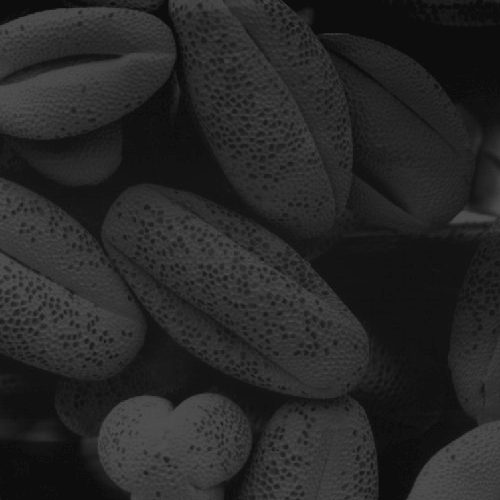
#> input picture a1images/shells.tif, 500 x 500 px, found by its file name
$ python histogram_equalization.py
#> lines starting #> are read from the running program, lines starting #| are printed output that depends on the picture
import numpy as np
import cv2
import matplotlib.pyplot as plt

def apply_histogram_equalization(image):
    """
    Perform histogram equalization on a grayscale image.

    Args:
    image: Input grayscale image

    Returns:
    equalized_image: Image after histogram equalization
    """
    # Compute the histogram of the image
    histogram, bins = np.histogram(image.flatten(), 256, [0, 256])

    # Compute the cumulative distribution function (CDF)
    cdf = histogram.cumsum()

    # Normalize the CDF to map the values between 0 and 255
    cdf_masked = np.ma.masked_equal(cdf, 0)  # Mask zeros to avoid division by zero
    cdf_normalized = (cdf_masked - cdf_masked.min()) * 255 / (cdf_masked.max() - cdf_masked.min())
    cdf = np.ma.filled(cdf_normalized, 0).astype('uint8')  # Replace masked values with zeros

    # Use the CDF as a lookup table to transform the pixel values
    equalized_image = cdf[image]

    return equalized_image

def process_histogram_equalization(image_path):
    """
    Read the image, convert to grayscale, and apply histogram equalization.

    Args:
    image_path: Path to the input image file

    Returns:
    original_image: The original grayscale image
    equalized_image: The image after histogram equalization
    original_histogram: Histogram of the original image
    """
    # Load the image and convert it to grayscale
    original_image = cv2.imread(image_path)
#> original_image is the input picture: shape (500, 500, 3); min 13, max 83, mean 38.7
    grayscale_image = cv2.cvtColor(original_image, cv2.COLOR_BGR2GRAY)

    # Apply histogram equalization
    equalized_image = apply_histogram_equalization(grayscale_image)
#> in apply_histogram_equalization, `histogram, bins = np.histogram(image.flatten(), 256, [0, 256])`: histogram = 256 values, max 17718 at index 13, min 0 at index 0, mean 976.6; bins = 257 values from 0 to 256
#> in apply_histogram_equalization, `cdf = histogram.cumsum()`: cdf = 256 values from 0 to 250000
#> in apply_histogram_equalization, `cdf = np.ma.filled(cdf_normalized, 0).astype('uint8')`: cdf = 256 values from 0 to 255
#> in apply_histogram_equalization, `equalized_image = cdf[image]`:
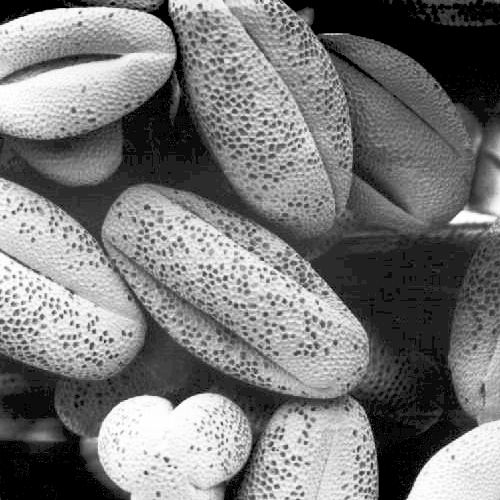
#> equalized_image: shape (500, 500); min 0, max 255, mean 120.9

    # Compute the histogram of the original image
    original_histogram, bins = np.histogram(grayscale_image.flatten(), 256, [0, 256])
#> original_histogram has the same summary as histogram in apply_histogram_equalization; bins = 257 values from 0 to 256

    return grayscale_image, equalized_image, original_histogram

def display_results(original_image, equalized_image, original_histogram):
    """
    Display the original and equalized images alongside their histograms.

    Args:
    original_image: The original grayscale image
    equalized_image: The image after histogram equalization
    original_histogram: Histogram of the original image
    """
    # Compute the histogram of the equalized image
    equalized_histogram, bins = np.histogram(equalized_image.flatten(), 256, [0, 256])

    # Plot the original and equalized images along with their histograms
    plt.figure(figsize=(12, 8))

    # Display the original image
    plt.subplot(221)
    plt.imshow(original_image, cmap='gray')
    plt.title('Original Image')
    plt.axis('off')

    # Display the histogram of the original image
    plt.subplot(222)
    plt.plot(original_histogram, color='blue')
    plt.title('Original Image Histogram')
    plt.xlim([0, 256])
    plt.xlabel('Pixel Intensity')
    plt.ylabel('Frequency')

    # Display the equalized image
    plt.subplot(223)
    plt.imshow(equalized_image, cmap='gray')
    plt.title('Equalized Image')
    plt.axis('off')

    # Display the histogram of the equalized image
    plt.subplot(224)
    plt.plot(equalized_histogram, color='green')
    plt.title('Equalized Image Histogram')
    plt.xlim([0, 256])
    plt.xlabel('Pixel Intensity')
    plt.ylabel('Frequency')

    plt.tight_layout()
    plt.show()

# Load the image in grayscale
image_path = '1/Intensity-Transformations-and-Neighborhood-Filtering/a1images/shells.tif'

# Process the image to apply histogram equalization
original_image, equalized_image, original_histogram = process_histogram_equalization(image_path)
#> original_histogram has the same summary as histogram in apply_histogram_equalization

# Display the original and equalized images along with their histograms
display_results(original_image, equalized_image, original_histogram)
#> in display_results, `equalized_histogram, bins = np.histogram(equalized_image.flatten(), 25..`: equalized_histogram = 256 values, max 18320 at index 0, min 0 at index 1, mean 976.6; bins = 257 values from 0 to 256
#> in display_results, `plt.show()`:
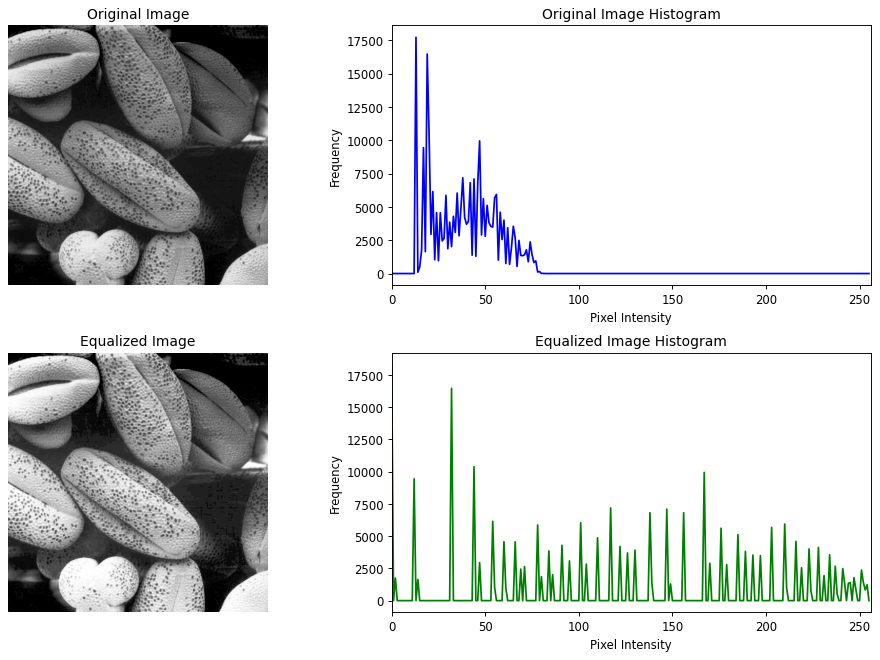
#> figure drawn by matplotlib, 4 panels; panel 2: curve peaks at x = 13, y = 17718; panel 4: curve peaks at x = 0, y = 18320
